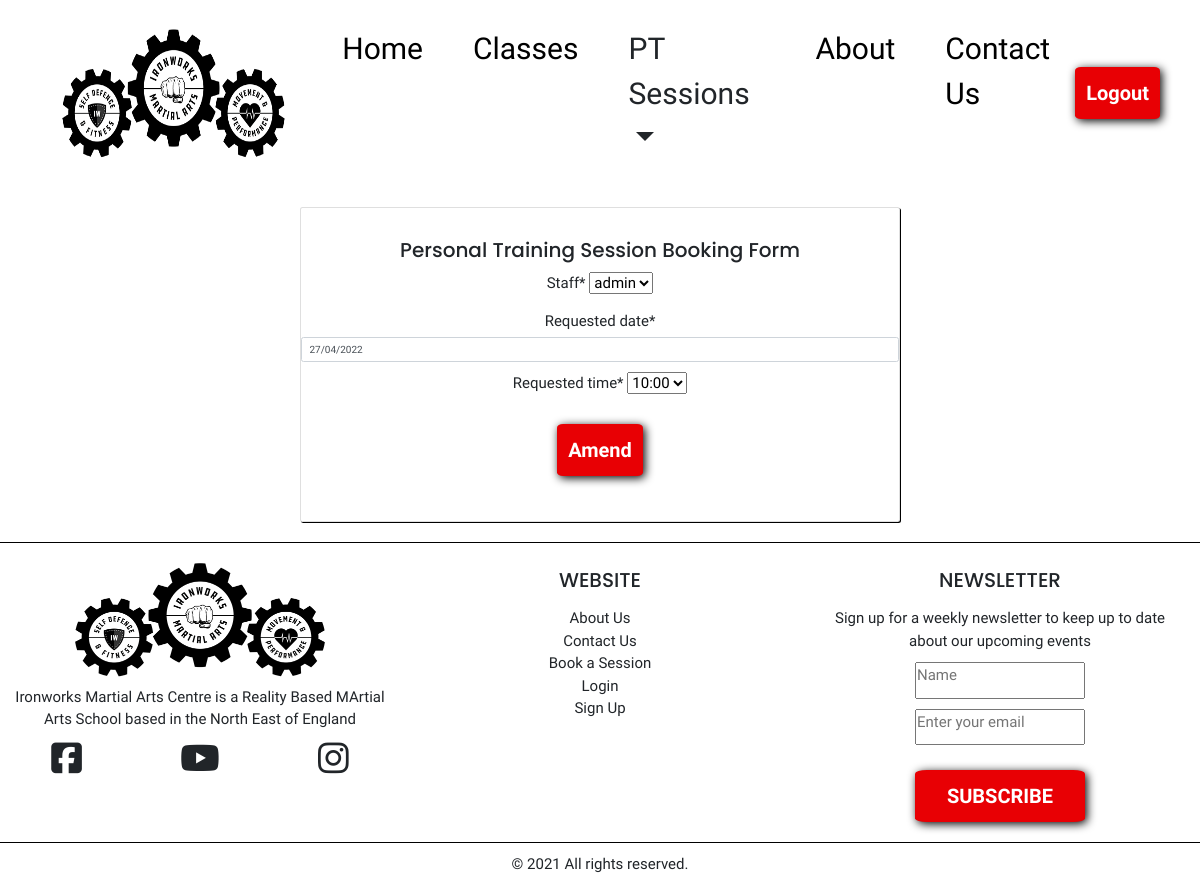
/ptbookings/edit_booking/3 (signed in), run on an earlier commit of the app's database.
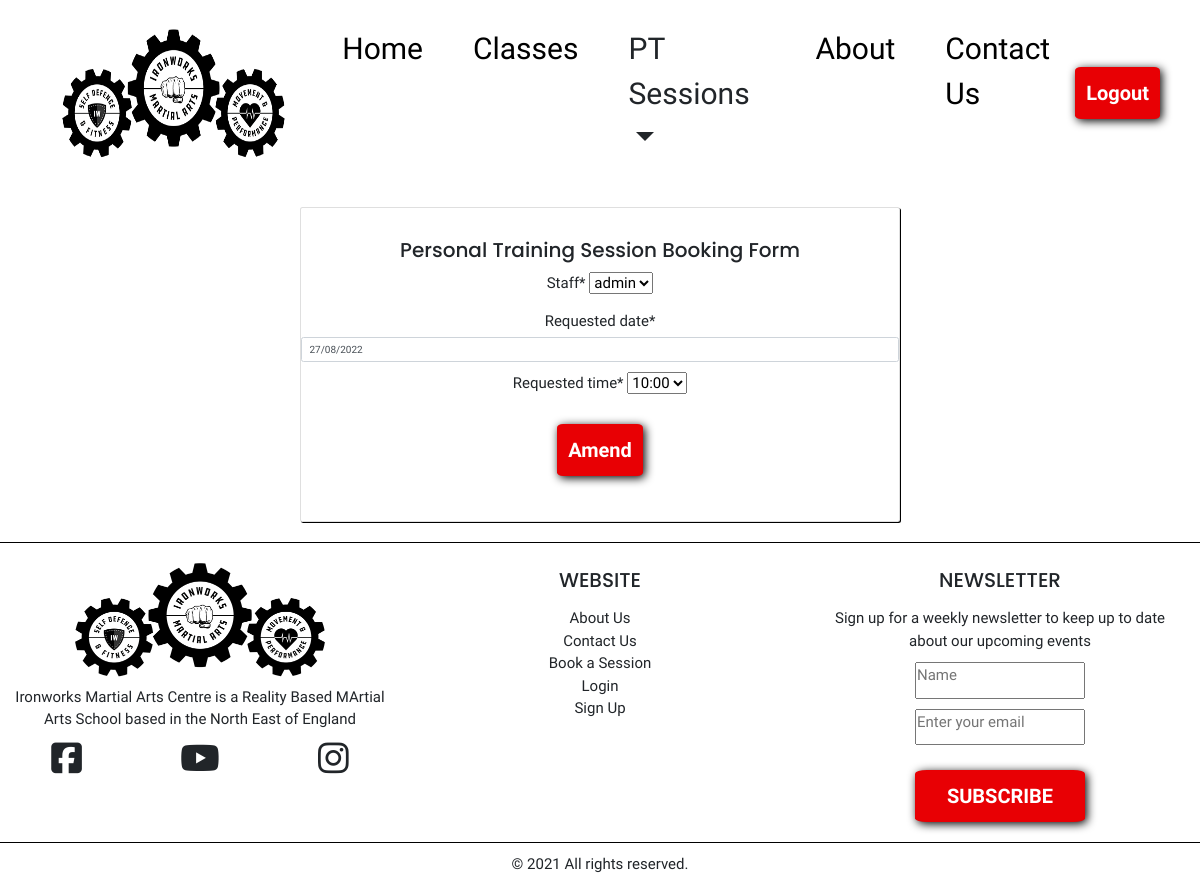
And on a later commit of the database.
### pt_bookings/models.py (models this page shows, shortened)
class BookPTSession(models.Model):
    user = models.ForeignKey(
        User,
        null=True,
        on_delete=models.CASCADE
    )
    staff = models.CharField(max_length=15, choices=ptStaff, default='karen')
    requested_date = models.DateField()
    requested_time = models.CharField(
        max_length=10, choices=time_choices, default='10:00')
    status = models.CharField(
        max_length=10, choices=status_choices, default='pending')

### pt_bookings/views.py (the view, shortened to what this page needs)
# urls.py: path('edit_booking/<int:booking_id>', views.edit_booking, name='edit_booking'),
def edit_booking(request, booking_id):
    booking_to_edit = get_object_or_404(BookPTSession, pk=booking_id)
    booking_to_edit.requested_date = datetime.datetime.strftime(
                            booking_to_edit.requested_date, '%d/%m/%Y')
    if request.method == 'POST':
        booking_form = BookingForm(request.POST, instance=booking_to_edit)
        if booking_form.is_valid():
            user_requested_staff = request.POST.get('staff')
            user_requested_date = request.POST.get('requested_date')
            user_requested_time = request.POST.get('requested_time')
            correct_date_format = datetime.datetime.strptime(
                user_requested_date, "%d/%m/%Y").strftime('%Y-%m-%d')
            booking_available = check_if_available(
                user_requested_staff,
                correct_date_format,
                user_requested_time)
            if booking_available > 0:
                messages.add_message(
                    request, messages.ERROR,
                    "Unfortunately this slot is already booked"
                    f"{user_requested_time} on {user_requested_date}.")
                return render(
                    request,
                    'pt_bookings/edit_booking.html',
                    {'booking_form': booking_form})
            else:
                booking_form.save()
                messages.add_message(
                    request, messages.SUCCESS,
                    "Your booking has been updated")
                url = reverse('booked_sessions')
                return HttpResponseRedirect(url)
        else:
            messages.add_message(
                request, messages.ERROR, "Sorry, edit was not successful.")
            url = reverse('booked_sessions')
            return HttpResponseRedirect(url)
    else:
        booking_form = BookingForm(instance=booking_to_edit)
    template = 'pt_bookings/edit_booking.html'
    context = {
        'booking_form': booking_form,
        'booked_session': booking_to_edit,
    }
    return render(request, template, context)

### pt_bookings/forms.py
class BookingForm(forms.ModelForm):
    requested_date = forms.DateField(input_formats=['%d/%m/%Y'])
    class Meta:
        model = BookPTSession
        fields = ('staff', 'requested_date', 'requested_time')

### pt_bookings/templates/pt_bookings/edit_booking.html (shortened to what this page needs)
{% extends "base.html" %}
{% load static %}
{% load crispy_forms_tags %}
{% block content %}
<form method="post">
    <div class="card card-login text-align-center">
        <h2>Personal Training Session Booking Form</h2>
        {{booking_form | crispy}}
        <button class="btn" type="submit">Amend</button>
    </div>
</form>
{% endblock %}

What changed in the data, as far as the page shows it:
changed BookPTSession "admin": requested_date "27/04/2022" → "27/08/2022"
